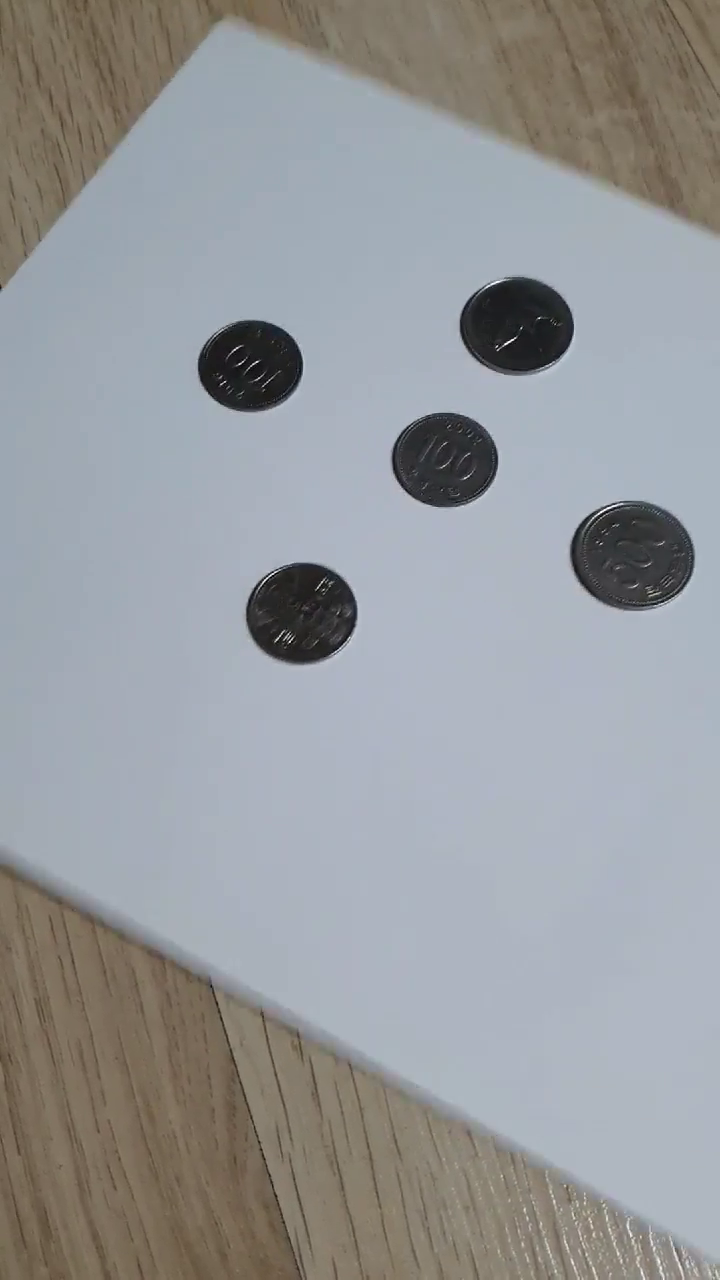
#> input picture frame 15 of Homework3/coin3.mp4, 720 x 1280 px
$ jupyter execute Homework3.ipynb
#> lines starting #> are read from the running program, lines starting #| are printed output that depends on the picture; after the words box and inside, x2 and y2 are one past the last pixel; in counts of white or black regions, pixels touching at a corner belong together
[cell 1]
import numpy as np
import cv2

def run_main():
    cap = cv2.VideoCapture('coin3.mp4')
    cap.set(cv2.CAP_PROP_FRAME_WIDTH, 1280)
    cap.set(cv2.CAP_PROP_FRAME_HEIGHT, 720)

    while(True):
        ret, frame = cap.read()
#> frame is the input picture: shape (1280, 720, 3); mean B, G, R 155.8, 152.9, 150.4
        roi = frame[0:1000, 0:1000]
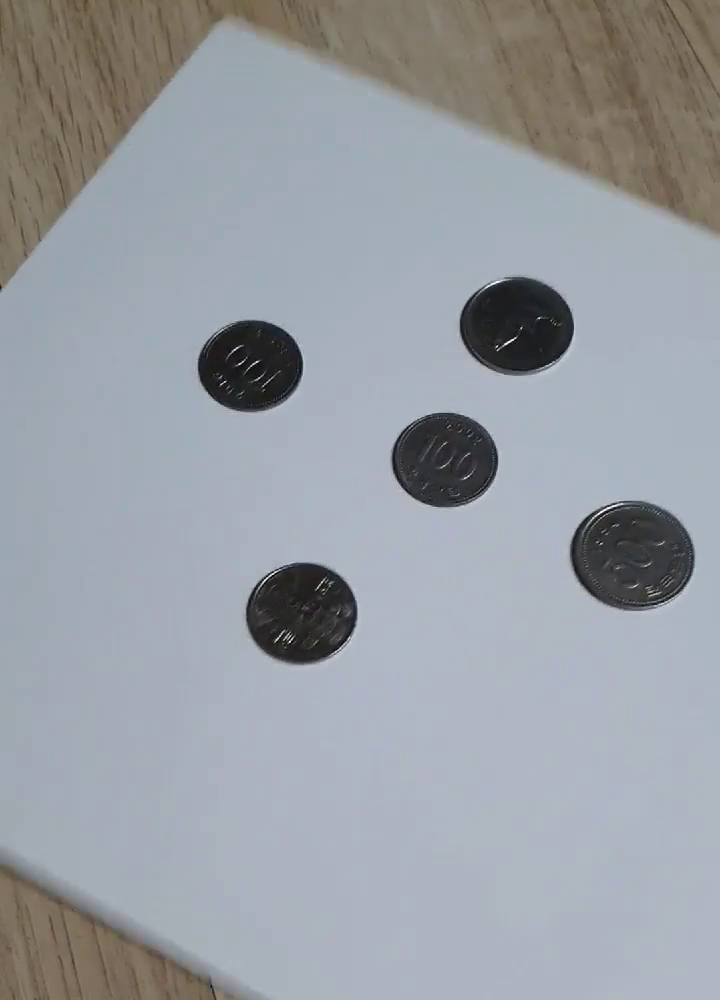
#> roi: shape (1000, 720, 3); mean B, G, R 164, 158, 153.1
        gray = cv2.cvtColor(roi, cv2.COLOR_BGR2GRAY)

        gray_blur = cv2.GaussianBlur(gray, (15, 15), 0)
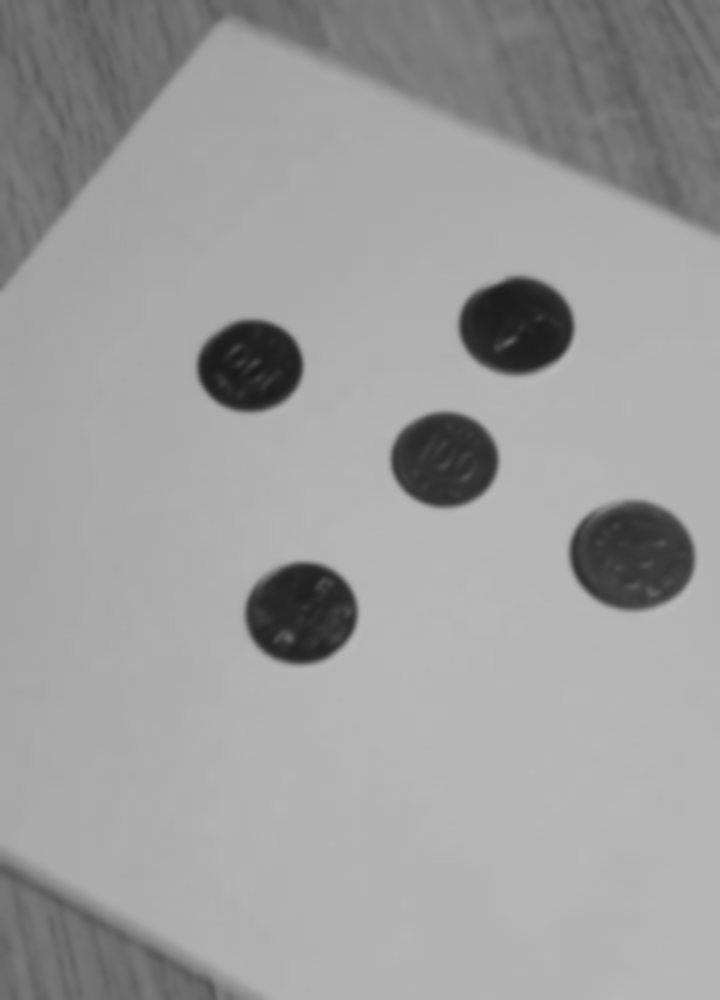
#> gray_blur: shape (1000, 720); min 26, max 185, mean 157.3
        thresh = cv2.adaptiveThreshold(gray_blur, 255, cv2.ADAPTIVE_THRESH_GAUSSIAN_C,
                                       cv2.THRESH_BINARY_INV, 11, 1)
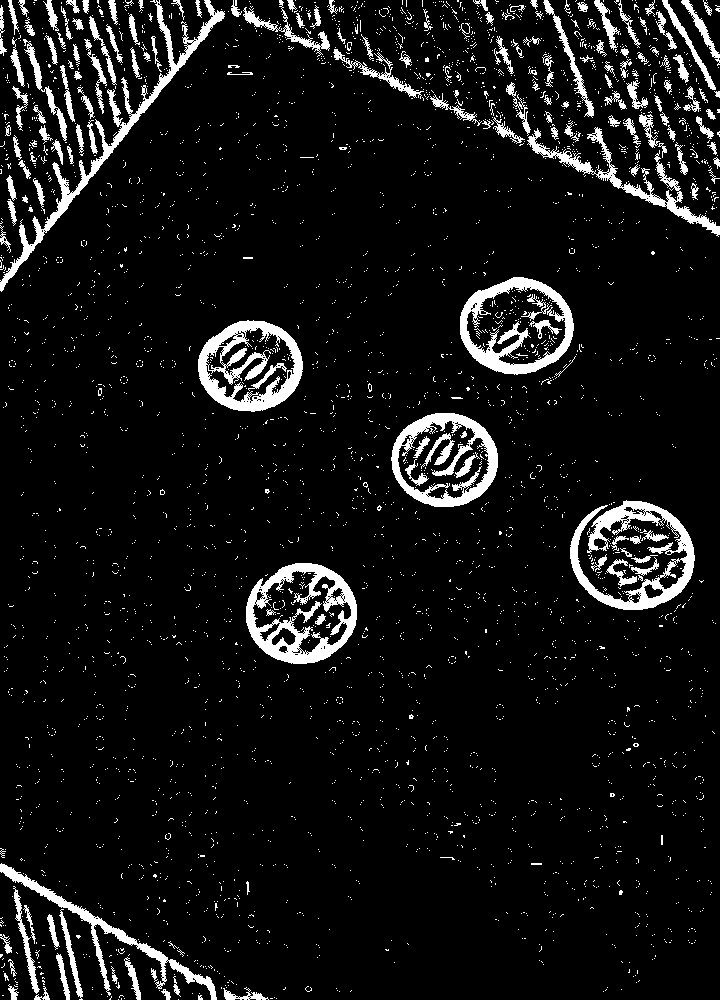
#> thresh: shape (1000, 720); 7.8% white; 3871 white regions (3690 under 20 px), largest, box (x1, y1, x2, y2) and area: (246, 563, 357, 664) 4533, (570, 500, 695, 610) 4340, (198, 320, 303, 412) 4203

        kernel = np.ones((3, 3), np.uint8)
        closing = cv2.morphologyEx(thresh, cv2.MORPH_CLOSE,
        kernel, iterations=4)
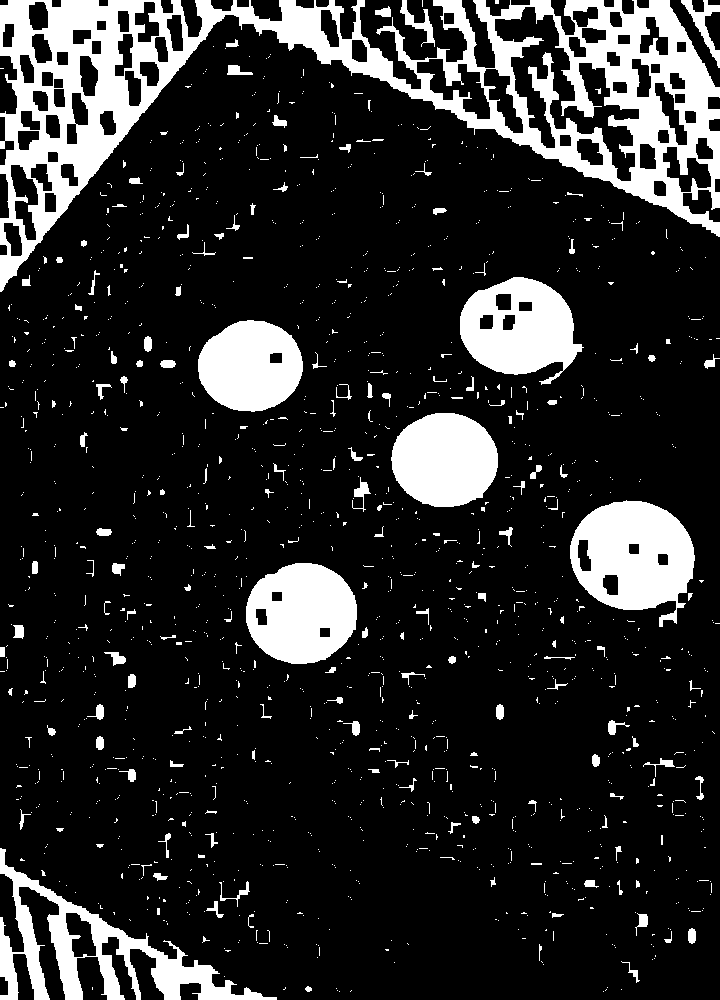
#> closing: shape (1000, 720); 16.5% white; 1574 white regions (1397 under 20 px)

        cont_img = closing.copy()
        contours, hierarchy = cv2.findContours(cont_img, cv2.RETR_EXTERNAL,
                                               cv2.CHAIN_APPROX_SIMPLE)
#> contours = 1573 contours, 1483 with area under 20; largest, box (x1, y1, x2, y2) and area: (0, 0, 720, 292) 79042, (570, 500, 695, 627) 10762, (0, 848, 277, 1000) 9812, (460, 277, 584, 385) 8776, (246, 563, 357, 664) 8646

        for cnt in contours:
            area = cv2.contourArea(cnt)
            if area < 6000 or area > 13000:
                continue

            if len(cnt) < 10:
                continue

            ellipse = cv2.fitEllipse(cnt)
            cv2.ellipse(roi, ellipse, (0,255,0), 2)
#> this loop made 1573 passes
#> area on passes 11, 15, 54: 21.5, 42, 89
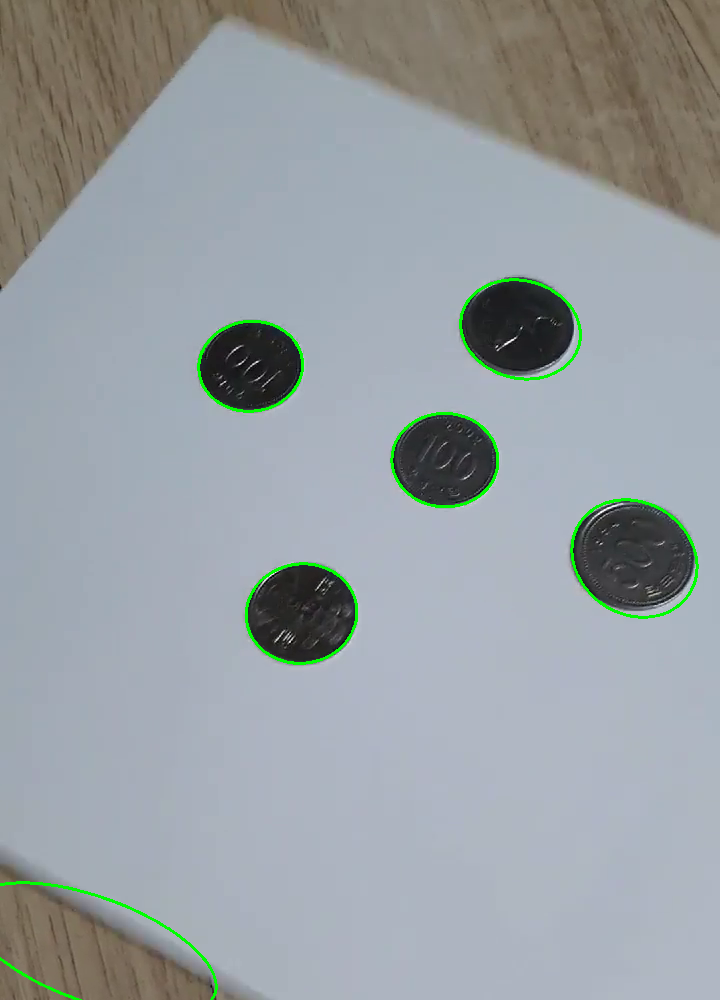
#> roi: shape (1000, 720, 3); 0.84% of pixels changed, all inside (x1, y1, x2, y2) = (0, 278, 699, 1000)

        cv2.imshow("Morphological Closing", closing)
        cv2.imshow("Adaptive Thresholding", thresh)
        cv2.imshow('Contours', roi)

        if cv2.waitKey(1) & 0xFF == ord('q'):
#> (key q is pressed here)
            break

    cap.release()
    cv2.destroyAllWindows()

if __name__ == "__main__":
    run_main()

$ run again, starting later in the video
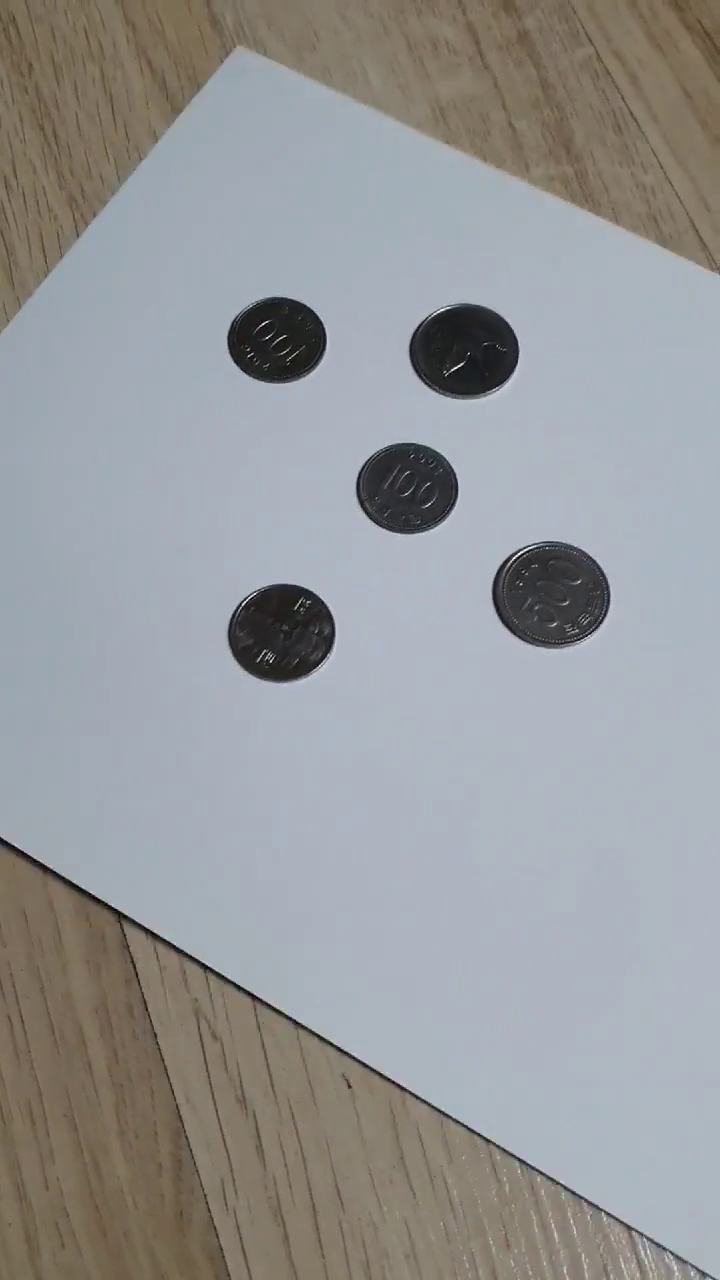
#> input picture frame 71 of Homework3/coin3.mp4, 720 x 1280 px
#> in run_main, frame is the input picture: shape (1280, 720, 3); mean B, G, R 153.6, 151.7, 149.9
#> in run_main, `thresh = cv2.adaptiveThreshold(gray_blur, 255, cv2.ADAPTIVE_THRESH_GAU..`:
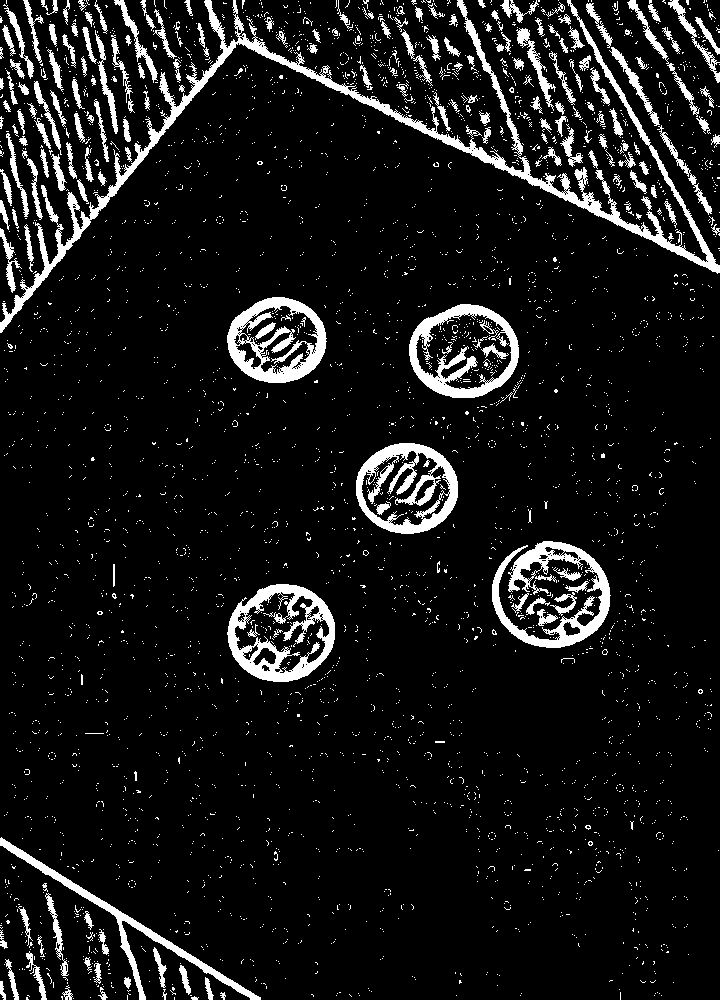
#> thresh: shape (1000, 720); 8.9% white; 4018 white regions (3803 under 20 px), largest, box (x1, y1, x2, y2) and area: (0, 0, 720, 333) 12218, (227, 584, 335, 682) 4305, (492, 541, 611, 648) 4065
#> closing: shape (1000, 720); 18.5% white; 1601 white regions (1378 under 20 px)
#> contours = 1601 contours, 1481 with area under 20; largest, box (x1, y1, x2, y2) and area: (0, 0, 720, 333) 90908, (492, 541, 635, 655) 10026, (409, 304, 527, 406) 8187, (227, 584, 336, 700) 8172, (356, 443, 458, 534) 7210
#> the loop in run_main, `for cnt in contours:` made 1601 passes
#> area on passes 6, 8, 50: 45.5, 38, 34
#> after the loop in run_main, `for cnt in contours:`:
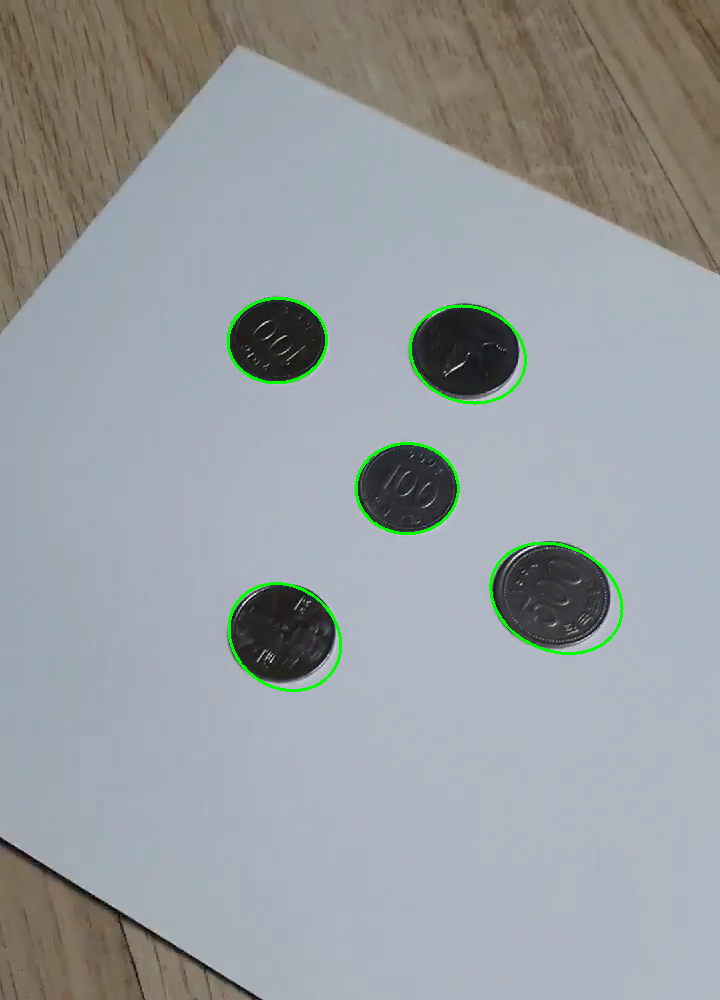
#> roi: shape (1000, 720, 3); mean B, G, R 160, 157.2, 151.7

$ run again, starting later in the video
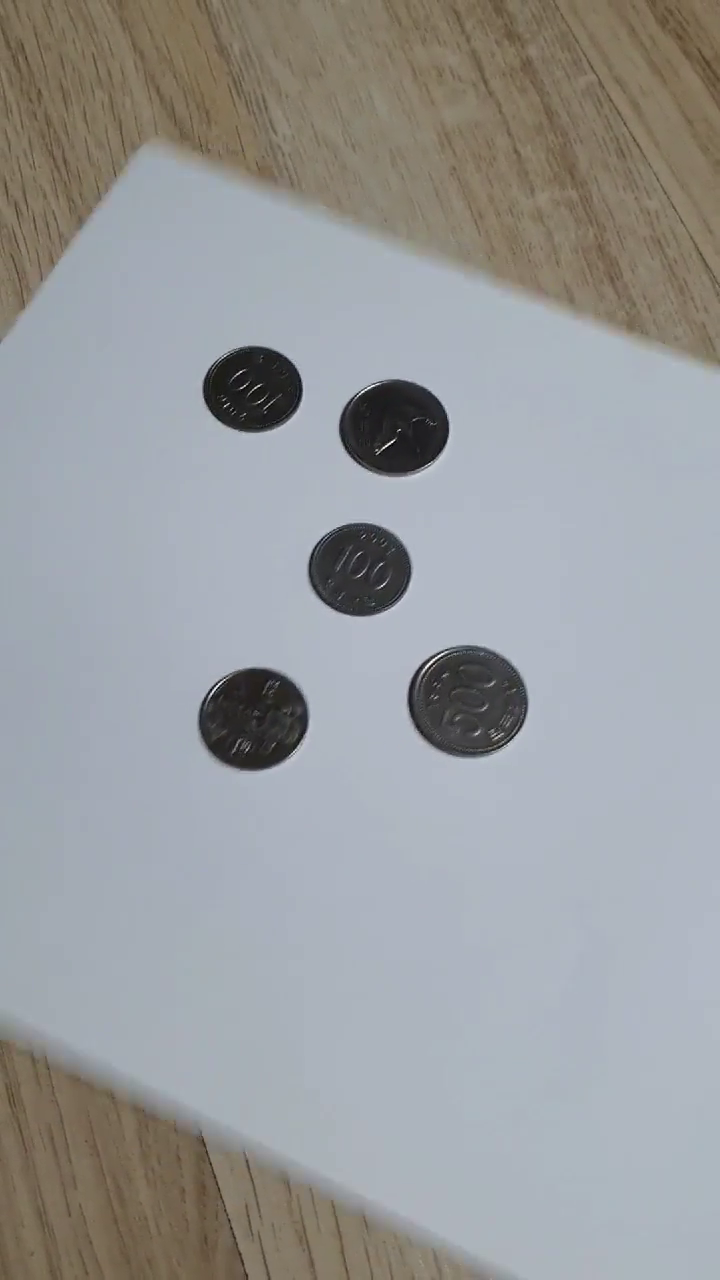
#> input picture frame 126 of Homework3/coin3.mp4, 720 x 1280 px
#> in run_main, frame is the input picture: shape (1280, 720, 3); mean B, G, R 156.5, 154.9, 153
#> in run_main, `thresh = cv2.adaptiveThreshold(gray_blur, 255, cv2.ADAPTIVE_THRESH_GAU..`:
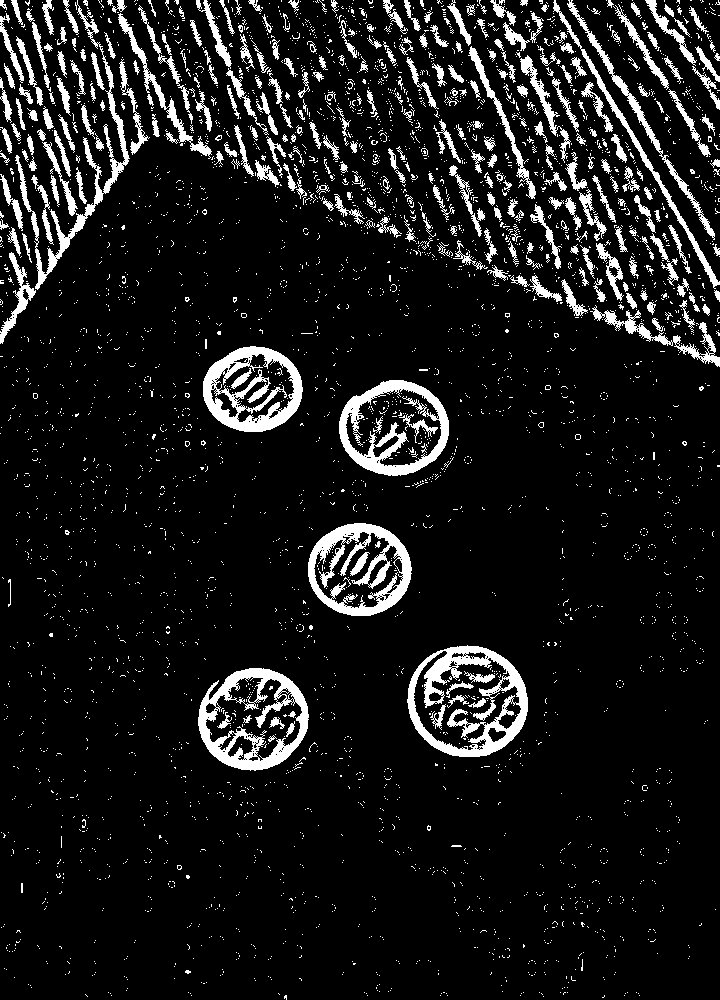
#> thresh: shape (1000, 720); 9.8% white; 4252 white regions (3929 under 20 px), largest, box (x1, y1, x2, y2) and area: (407, 645, 528, 757) 4955, (198, 668, 309, 771) 4250, (308, 523, 412, 616) 4119
#> closing: shape (1000, 720); 22.9% white; 1303 white regions (1115 under 20 px)
#> contours = 1301 contours, 1193 with area under 20; largest, box (x1, y1, x2, y2) and area: (0, 0, 720, 367) 147857, (407, 645, 528, 757) 10509, (198, 668, 309, 771) 8737, (339, 380, 455, 488) 8216, (308, 523, 412, 617) 7506
#> the loop in run_main, `for cnt in contours:` made 1301 passes
#> area on passes 22, 47: 41, 56
#> after the loop in run_main, `for cnt in contours:`:
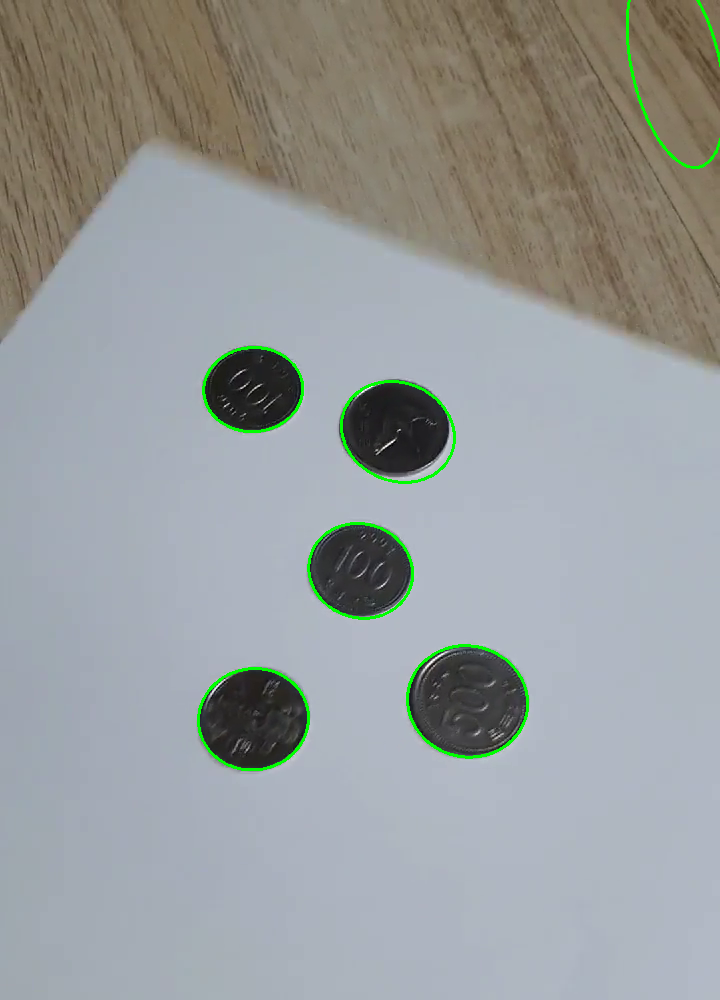
#> roi: shape (1000, 720, 3); mean B, G, R 155.9, 155.8, 151.8
